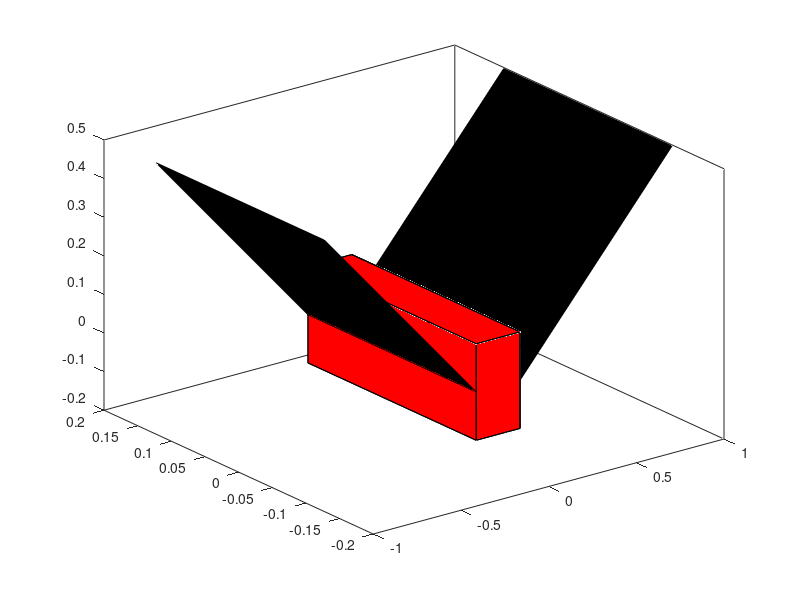

Reproduce this figure in MATLAB.
clear all; clc; close all;

global dtr;

dtr = pi/180;

%%%
% draw spacecraft
%%%
orgn = [0 0 0]';
scl = 0.25;
plen = 1;   %panel length
pan = 30;   %panel angle
sc = [-scl/2, -scl/2, -scl/2;
    -scl/2, scl/2, -scl/2;
    scl/2, scl/2, -scl/2;
    scl/2, -scl/2, -scl/2;
    -scl/2, scl/2, scl/2;
    -scl/2, -scl/2, scl/2;
    scl/2, -scl/2, scl/2;
    scl/2, scl/2, scl/2];
scol = 'r';
fill3(sc(1:4,1), sc(1:4,2), sc(1:4,3), scol); hold on;
fill3(sc(5:8,1), sc(5:8,2), sc(5:8,3), scol);
fill3([sc(1:2,1); sc(5:6,1)], [sc(1:2,2); sc(5:6,2)], [sc(1:2,3); sc(5:6,3)], scol);
fill3([sc(3:4,1); sc(7:8,1)], [sc(3:4,2); sc(7:8,2)], [sc(3:4,3); sc(7:8,3)], scol);
fill3([sc(3:4,1); sc(7:8,1)], [sc(3:4,2); sc(7:8,2)], [sc(3:4,3); sc(7:8,3)], scol);
fill3([sc(2:3,1); sc(8:-3:5,1)], [sc(2:3,2); sc(8:-3:5,2)], [sc(2:3,3); sc(8:-3:5,3)], scol);
fill3([sc(1:3:4,1); sc(7:-1:6,1)], [sc(1:3:4,2); sc(7:-1:6,2)], [sc(1:3:4,3); sc(7:-1:6,3)], scol);
can = cos(pan*dtr);
san = sin(pan*dtr);
pcol = 'k';
panel1 = [-scl/2, -scl/2, 0;
    -scl/2, scl/2, 0;
    -(scl/2 + plen*can), scl/2, plen*san;
    -(scl/2 + plen*can), -scl/2, plen*san];
panel2 = [scl/2, -scl/2, 0;
    scl/2, scl/2, 0;
    (scl/2 + plen*can), scl/2, plen*san;
    (scl/2 + plen*can), -scl/2, plen*san];
fill3(panel1(:,1), panel1(:,2), panel1(:,3), pcol);
fill3(panel2(:,1), panel2(:,2), panel2(:,3), pcol);
